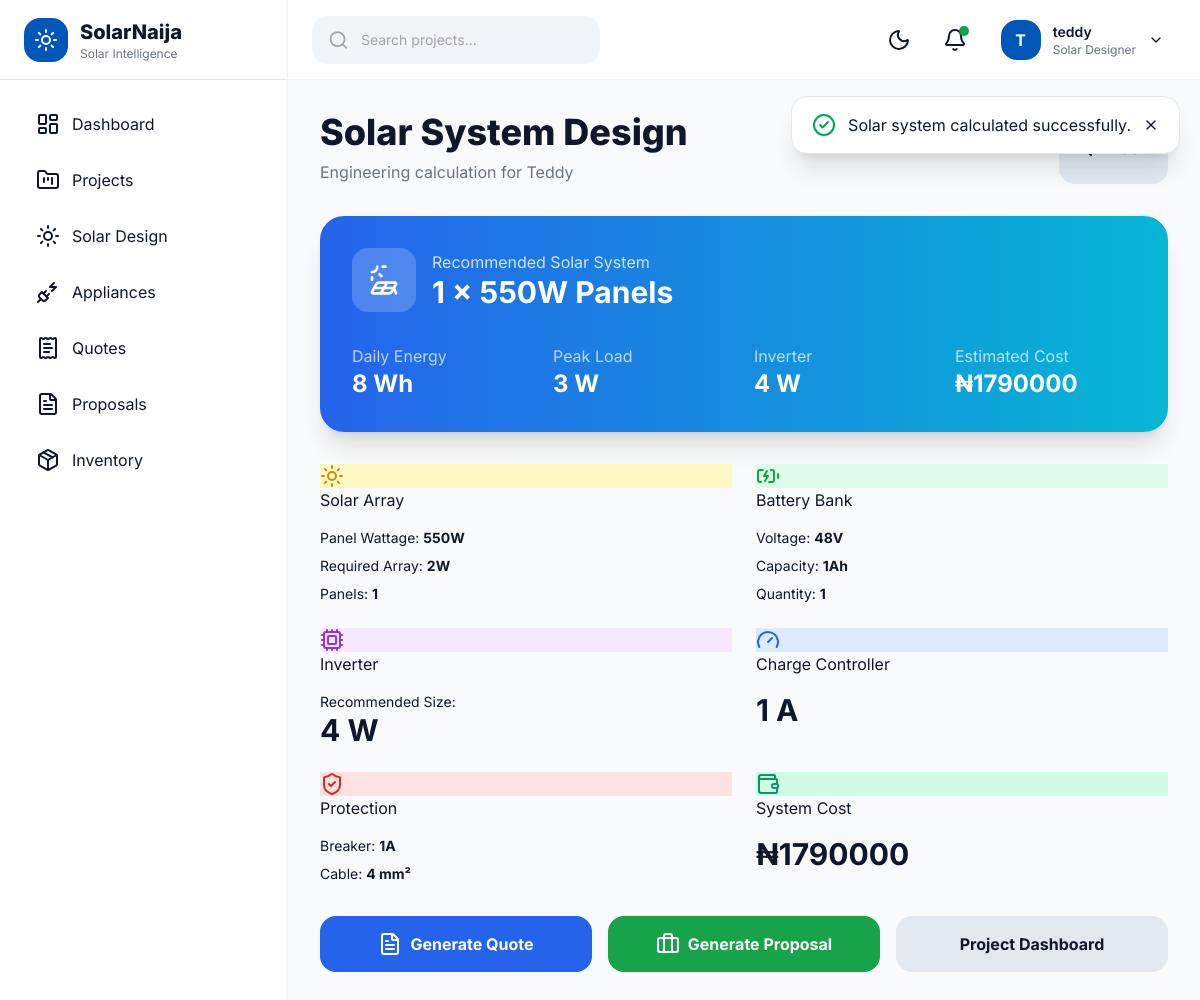
/projects/1/calculate/ (signed in), run on the app's committed database.
### solarnaija/models.py (models this page shows, shortened)
class User(AbstractUser):
    ROLE_CHOICES = (
        ("admin", "Administrator"),
        ("customer", "Customer"),
    )
    phone = models.CharField(
        max_length=20,
        blank=True
    )
    company = models.CharField(
        max_length=200,
        blank=True
    )
    address = models.TextField(
        blank=True
    )
    avatar = models.ImageField(
        upload_to="avatars/",
        blank=True,
        null=True
    )
    role = models.CharField(
        max_length=20,
        choices=ROLE_CHOICES,
        default="customer"
    )
    created_at = models.DateTimeField(
        auto_now_add=True
    )
    updated_at = models.DateTimeField(
        auto_now=True
    )
    class Meta:
        ordering = ["username"]

class SolarProject(models.Model):
    STATUS_CHOICES = (
        ("draft", "Draft"),
        ("design", "Designing"),
        ("quoted", "Quoted"),
        ("approved", "Approved"),
        ("installed", "Installed"),
        ("completed", "Completed"),
    )
    SYSTEM_CHOICES = (
        ("offgrid", "Off Grid"),
        ("hybrid", "Hybrid"),
        ("ongrid", "On Grid"),
    )
    ROOF_CHOICES = (
        ("flat", "Flat"),
        ("pitched", "Pitched"),
        ("metal", "Metal"),
    )
    owner = models.ForeignKey(
        settings.AUTH_USER_MODEL,
        on_delete=models.CASCADE,
        related_name="projects"
    )
    project_number = models.CharField(
        max_length=30,
        unique=True
    )
    client_name = models.CharField(
        max_length=200
    )
    email = models.EmailField(
        blank=True
    )
    phone = models.CharField(
        max_length=20,
        blank=True
    )
    company = models.CharField(
        max_length=200,
        blank=True
    )
    location = models.CharField(
        max_length=255
    )
    latitude = models.DecimalField(
        max_digits=9,
        decimal_places=6,
        null=True,
        blank=True
    )
    longitude = models.DecimalField(
        max_digits=9,
        decimal_places=6,
        null=True,
        blank=True
    )
    system_type = models.CharField(
        max_length=20,
        choices=SYSTEM_CHOICES,
        default="hybrid"
    )
    roof_type = models.CharField(
        max_length=20,
        choices=ROOF_CHOICES,
        default="pitched"
    )
    roof_area = models.FloatField(
        default=0
    )
    roof_tilt = models.PositiveIntegerField(
        default=20
    )
    roof_orientation = models.CharField(
        max_length=50,
        default="South"
    )
    sun_hours = models.FloatField(
        default=5
    )
    system_voltage = models.PositiveIntegerField(
        default=24
    )
    battery_autonomy = models.PositiveIntegerField(
        default=1
    )
    system_losses = models.FloatField(
        default=20
    )
    design_factor = models.FloatField(
        default=1.2
    )
    budget = models.DecimalField(
        max_digits=15,
        decimal_places=2,
        default=0
    )
    notes = models.TextField(
        blank=True
    )
    status = models.CharField(
        max_length=20,
        choices=STATUS_CHOICES,
        default="draft"
    )
    created_at = models.DateTimeField(
        auto_now_add=True
    )
    updated_at = models.DateTimeField(
        auto_now=True
    )
    class Meta:
        ordering = ["-created_at"]

class SolarCalculation(models.Model):
    project = models.OneToOneField(
        SolarProject,
        on_delete=models.CASCADE,
        related_name="calculation"
    )
    total_daily_load = models.FloatField(
        default=0
    )
    total_peak_load = models.FloatField(
        default=0
    )
    total_ac_load = models.FloatField(
        default=0
    )
    total_dc_load = models.FloatField(
        default=0
    )
    panel_wattage = models.PositiveIntegerField(
        default=550
    )
    required_panel_watts = models.FloatField(
        default=0
    )
    required_panels = models.PositiveIntegerField(
        default=0
    )
    panel_strings = models.PositiveIntegerField(
        default=0
    )
    battery_voltage = models.PositiveIntegerField(
        default=12
    )
    battery_capacity = models.FloatField(
        default=0
    )
    battery_quantity = models.PositiveIntegerField(
        default=0
    )
    inverter_size = models.FloatField(
        default=0
    )
    inverter_quantity = models.PositiveIntegerField(
        default=1
    )
    controller_size = models.FloatField(
        default=0
    )
    controller_quantity = models.PositiveIntegerField(
        default=1
    )
    breaker_size = models.FloatField(
        default=0
    )
    cable_size = models.CharField(
        max_length=50,
        blank=True
    )
    estimated_cost = models.DecimalField(
        max_digits=15,
        decimal_places=2,
        default=0
    )
    created_at = models.DateTimeField(
        auto_now_add=True
    )
    updated_at = models.DateTimeField(
        auto_now=True
    )
    class Meta:
        ordering = ["-created_at"]

### solarnaija/views.py (the view, shortened to what this page needs)
@login_required
def calculate_system(request, pk):
    project = get_object_or_404(
        SolarProject,
        pk=pk,
        owner=request.user
    )
    results = generate_system_design(project)
    calculation, created = SolarCalculation.objects.get_or_create(
        project=project
    )
    calculation.total_daily_load = results["total_wh"]
    calculation.panel_strings = results["panel_strings"]
    calculation.total_peak_load = results["peak_load"]
    calculation.required_panel_watts = results["panel_watts"]
    calculation.required_panels = results["required_panels"]
    calculation.battery_capacity = results["battery_capacity"]
    calculation.battery_quantity = results["battery_quantity"]
    calculation.inverter_size = results["inverter_size"]
    calculation.controller_size = results["controller_size"]
    calculation.breaker_size = results["breaker_size"]
    calculation.cable_size = results["cable_size"]
    calculation.estimated_cost = results["estimated_cost"]
    calculation.save()
    messages.success(
        request,
        "Solar system calculated successfully."
    )
    return render(
    request,
    "calculations/calculate_system.html",
    {
        "project": project,
        "calculation": calculation,
    },
)

### solarnaija/templates/calculations/calculate_system.html (shortened to what this page needs)
{% extends "base.html" %}
{% block content %}
<div class="max-w-7xl mx-auto space-y-8">
<div class="flex flex-col md:flex-row justify-between gap-5">
<div>
<h1 class="text-3xl md:text-4xl font-extrabold">
Solar System Design
</h1>
<p class="text-gray-500 mt-2">
Engineering calculation for {{project.client_name}}
</p>
</div>
<div class="flex gap-3">
<button
onclick="window.location.href='{% url 'project_detail' project.id %}'"
class="px-5 py-3 rounded-2xl bg-slate-200 dark:bg-slate-800 flex gap-2 items-center">
</button>
</div>
</div>
<div
class="rounded-3xl p-8 bg-gradient-to-r from-blue-600 to-cyan-500 text-white shadow-xl animate-slide">
<div class="flex items-center gap-4">
<div class="p-4 bg-white/20 rounded-2xl">
<i data-lucide="solar-panel" class="w-8 h-8"></i>
</div>
<div>
<p class="opacity-80">
Recommended Solar System
</p>
<h2 class="text-3xl font-bold">
{{calculation.required_panels}}
×
550W Panels
</h2>
</div>
</div>
<div class="grid md:grid-cols-4 gap-5 mt-8">
<div>
<p class="opacity-70">
Daily Energy
</p>
<h3 class="text-2xl font-bold">
{{calculation.total_daily_load}}
Wh
</h3>
</div>
<div>
<p class="opacity-70">
Peak Load
</p>
<h3 class="text-2xl font-bold">
{{calculation.total_peak_load}}
W
</h3>
</div>
<div>
<p class="opacity-70">
Inverter
</p>
<h3 class="text-2xl font-bold">
{{calculation.inverter_size}}
W
</h3>
</div>
<div>
<p class="opacity-70">
Estimated Cost
</p>
<h3 class="text-2xl font-bold">
₦{{calculation.estimated_cost}}
</h3>
</div>
</div>
</div>
<div class="grid md:grid-cols-2 xl:grid-cols-3 gap-6">
<div class="design-card">
<div class="icon bg-yellow-100 text-yellow-600">
<i data-lucide="sun"></i>
</div>
<h2>
Solar Array
</h2>
<div class="space-y-2 mt-4 text-sm">
<p>
Panel Wattage:
<b>
{{calculation.panel_wattage}}W
</b>
</p>
<p>
Required Array:
<b>
{{calculation.required_panel_watts}}W
</b>
</p>
<p>
Panels:
<b>
{{calculation.required_panels}}
</b>
</p>
</div>
</div>
<div class="design-card">
<div class="icon bg-green-100 text-green-600">
<i data-lucide="battery-charging"></i>
</div>
<h2>
Battery Bank
</h2>
<div class="space-y-2 mt-4 text-sm">
<p>
Voltage:
<b>
{{project.system_voltage}}V
</b>
</p>
<p>
Capacity:
<b>
{{calculation.battery_capacity}}Ah
</b>
</p>
<p>
Quantity:
<b>
{{calculation.battery_quantity}}
</b>
</p>
</div>
</div>
<div class="design-card">
<div class="icon bg-purple-100 text-purple-600">
<i data-lucide="cpu"></i>
</div>
<h2>
Inverter
</h2>
<div class="mt-4 text-sm">
<p>
Recommended Size:
</p>
<h3 class="text-3xl font-bold">
{{calculation.inverter_size}}
W
</h3>
</div>
</div>
<div class="design-card">
<div class="icon bg-blue-100 text-blue-600">
<i data-lucide="gauge"></i>
</div>
<h2>
Charge Controller
</h2>
<h3 class="mt-4 text-3xl font-bold">
{{calculation.controller_size}}
A
</h3>
</div>
<div class="design-card">
<div class="icon bg-red-100 text-red-600">
<i data-lucide="shield-check"></i>
</div>
<h2>
Protection
</h2>
<div class="mt-4 space-y-2 text-sm">
<p>
Breaker:
<b>
{{calculation.breaker_size}}A
</b>
</p>
<p>
Cable:
<b>
{{calculation.cable_size}}
</b>
</p>
</div>
</div>
<div class="design-card">
<div class="icon bg-emerald-100 text-emerald-600">
<i data-lucide="wallet"></i>
</div>
<h2>
System Cost
</h2>
<h3 class="text-3xl font-bold mt-4">
₦{{calculation.estimated_cost}}
</h3>
</div>
</div>
<div class="grid md:grid-cols-3 gap-4">
<button
onclick="window.location.href='{% url 'generate_quote' project.id %}'"
class="py-4 rounded-2xl bg-blue-600 text-white font-bold flex justify-center gap-2 items-center">
<i data-lucide="file-text"></i>
Generate Quote
</button>
<button
onclick="window.location.href='{% url 'generate_proposal' project.id %}'"
class="py-4 rounded-2xl bg-green-600 text-white font-bold flex justify-center gap-2 items-center">
<i data-lucide="briefcase"></i>
Generate Proposal
</button>
<button
onclick="window.location.href='{% url 'project_detail' project.id %}'"
class="py-4 rounded-2xl bg-slate-200 dark:bg-slate-800 font-bold">
Project Dashboard
</button>
</div>
</div>
{% endblock %}

### solarnaija/templates/base.html (shortened to what this page needs)
{% load static %}
<!DOCTYPE html>
<html lang="en"
      x-data="{
          sidebar:false,
          dark:false
      }"
      :class="dark ? 'dark' : ''">
<head>
<script src="https://cdn.tailwindcss.com"></script>
</head>
<body class="bg-slate-50 text-slate-900 dark:bg-slate-950 dark:text-white">
<aside
class="fixed top-0 left-0 h-screen w-72 bg-white dark:bg-slate-900 border-r border-gray-100 dark:border-slate-800 z-50 sidebar-transition"
:class="sidebar ? 'translate-x-0':'-translate-x-full lg:translate-x-0'"
>
<div class="h-20 flex items-center px-6 border-b">
<div class="flex items-center gap-3">
<div class="w-11 h-11 rounded-2xl bg-primary flex items-center justify-center text-white">
<i data-lucide="sun"></i>
</div>
<div>
<h1 class="font-extrabold text-xl">
SolarNaija
</h1>
<p class="text-xs text-gray-500">
Solar Intelligence
</p>
</div>
</div>
</div>
<nav class="p-5 space-y-2">
<a href="{% url 'dashboard' %}"
class="flex items-center gap-3 px-4 py-3 rounded-2xl hover:bg-blue-50 hover:text-primary transition">
<i data-lucide="layout-dashboard"></i>
<span>
Dashboard
</span>
</a>
<a href="{% url 'projects' %}"
class="flex items-center gap-3 px-4 py-3 rounded-2xl hover:bg-blue-50 hover:text-primary transition">
<i data-lucide="folder-kanban"></i>
<span>
Projects
</span>
</a>
<a href="#"
class="flex items-center gap-3 px-4 py-3 rounded-2xl hover:bg-blue-50 hover:text-primary transition">
<i data-lucide="sun"></i>
<span>
Solar Design
</span>
</a>
<a href="#"
class="flex items-center gap-3 px-4 py-3 rounded-2xl hover:bg-blue-50 hover:text-primary transition">
<i data-lucide="plug-zap"></i>
<span>
Appliances
</span>
</a>
<a href="#"
class="flex items-center gap-3 px-4 py-3 rounded-2xl hover:bg-blue-50 hover:text-primary transition">
<i data-lucide="receipt-text"></i>
<span>
Quotes
</span>
</a>
<a href="#"
class="flex items-center gap-3 px-4 py-3 rounded-2xl hover:bg-blue-50 hover:text-primary transition">
<i data-lucide="file-text"></i>
<span>
Proposals
</span>
</a>
<a href="#"
class="flex items-center gap-3 px-4 py-3 rounded-2xl hover:bg-blue-50 hover:text-primary transition">
<i data-lucide="package"></i>
<span>
Inventory
</span>
</a>
</nav>
</aside>
<div class="lg:ml-72 min-h-screen">
    <header class="sticky top-0 z-30 h-20 bg-white/80 dark:bg-slate-900/80 backdrop-blur-xl border-b border-gray-100 dark:border-slate-800">
        <div class="h-full px-4 sm:px-6 flex items-center justify-between">
            <div class="flex items-center gap-4">
                <div class="hidden md:flex items-center gap-3 bg-slate-100 dark:bg-slate-800 rounded-2xl px-4 py-3 w-72">
                    <i data-lucide="search" class="text-gray-400"></i>
                    <input
                    type="text"
                    placeholder="Search projects..."
                    class="bg-transparent outline-none text-sm w-full">
                </div>
            </div>
            <div class="flex items-center gap-3">
                <button
                @click="dark=!dark"
                class="w-11 h-11 rounded-2xl hover:bg-gray-100 dark:hover:bg-slate-800 flex items-center justify-center">
                    <i x-show="!dark" data-lucide="moon"></i>
                </button>
                <button
                class="relative w-11 h-11 rounded-2xl hover:bg-gray-100 dark:hover:bg-slate-800 flex items-center justify-center">
                    <i data-lucide="bell"></i>
                    <span class="absolute top-2 right-2 w-2.5 h-2.5 bg-secondary rounded-full">
                    </span>
                </button>
                <div
                x-data="{profile:false}"
                class="relative">
                    <button
                    @click="profile=!profile"
                    class="flex items-center gap-3 px-3 py-2 rounded-2xl hover:bg-gray-100 dark:hover:bg-slate-800">
                        <div class="w-10 h-10 rounded-2xl bg-primary text-white flex items-center justify-center font-bold">
                            {{ request.user.username|first|upper }}
                        </div>
                        <div class="hidden sm:block text-left">
                            <p class="text-sm font-semibold">
                                {{ request.user.username }}
                            </p>
                            <p class="text-xs text-gray-500">
                                Solar Designer
                            </p>
                        </div>
                        <i data-lucide="chevron-down" class="w-4"></i>
                    </button>
                </div>
            </div>
        </div>
    </header>
    <main class="p-4 sm:p-6 lg:p-8">
        {% if messages %}
            <div class="fixed top-24 right-5 z-50 space-y-3">
            {% for message in messages %}
                <div
                x-data="{show:true}"
                x-show="show"
                x-transition
                class="bg-white dark:bg-slate-900 shadow-xl border rounded-2xl px-5 py-4 flex items-center gap-3">
                    {% if message.tags == 'success' %}
                    <i data-lucide="circle-check" class="text-secondary"></i>
                    {% else %}
                    <i data-lucide="triangle-alert" class="text-accent"></i>
                    {% endif %}
                    <span>
                    {{ message }}
                    </span>
                    <button @click="show=false">
                        <i data-lucide="x" class="w-4"></i>
                    </button>
                </div>
            {% endfor %}
            </div>
        {% endif %}
        {% block content %}
        {% endblock %}
    </main>
</div>
</body>
</html>

### data on the page
User: user.username|first "T", user.username "teddy"
SolarProject: client_name "Teddy", system_voltage "48"
SolarCalculation: required_panels "1", total_daily_load "8", total_peak_load "3", inverter_size "4", estimated_cost "1790000", panel_wattage "550", required_panel_watts "2", battery_capacity "1", battery_quantity "1", controller_size "1", breaker_size "1", cable_size "4 mm²"

### other printed values
{{ message }} "Solar system calculated successfully."
